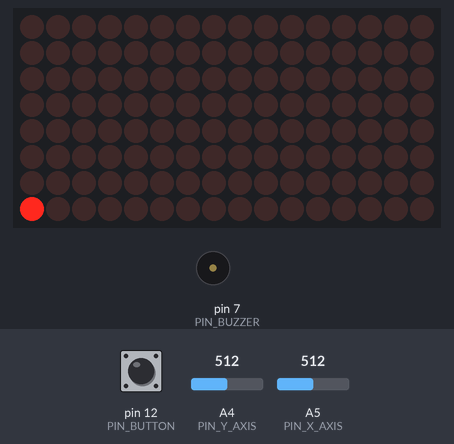
Simulated run of this sketch. Board: Arduino Uno, built with avr-gcc and run on an emulated ATmega328P. On the bench: 16×8 LED matrix, buzzer (waves = sounding, pin HIGH). The inputs (shaded band) are chosen by the test bench; at power-on: A4 (PIN_Y_AXIS) = 512, A5 (PIN_X_AXIS) = 512, pin 12 (PIN_BUTTON) LOW. Random numbers use the default seed unless the sketch sets one; what the sketch prints to the serial monitor is not drawn.

Above: at 1.2 s.
1.3 s: A4 (PIN_Y_AXIS) set to 107
2.8 s: A4 (PIN_Y_AXIS) set to 95
At 3.16 s:
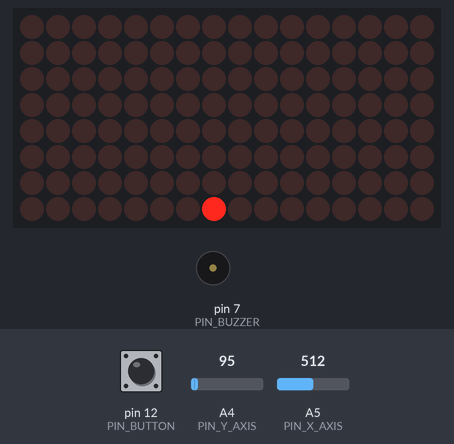
5.1 s: A5 (PIN_X_AXIS) set to 100
8.1 s: A5 (PIN_X_AXIS) set to 90
At 8.56 s:
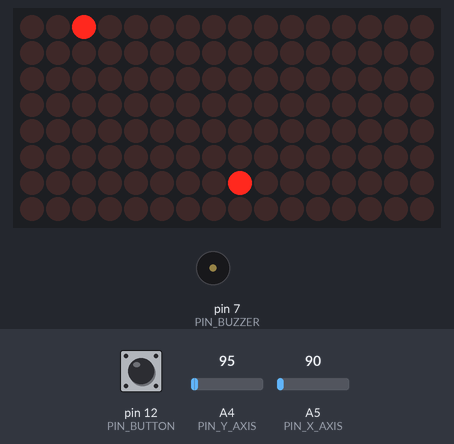
10.5 s: A5 (PIN_X_AXIS) set to 122
At 11.27 s:
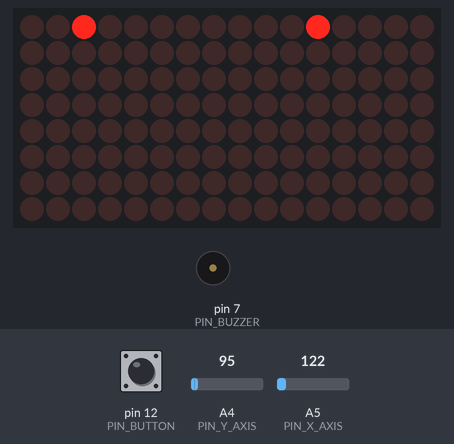
12.9 s: A5 (PIN_X_AXIS) set to 6
At 13.07 s:
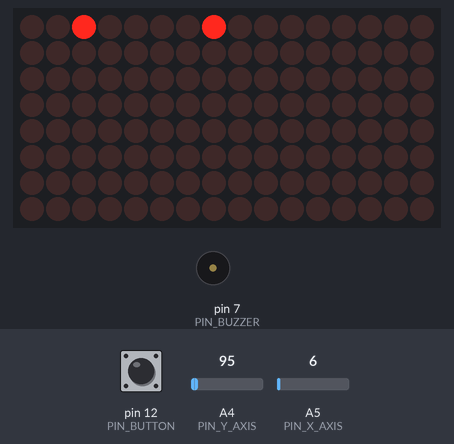
Timing chart, 0 to 15.9 s (numbered marks = the images above; inputs shaded):
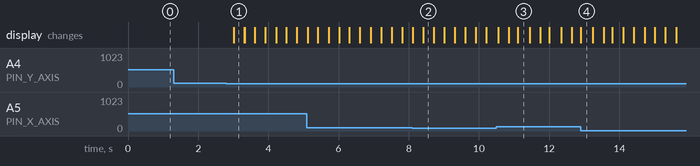

The sketch:

GameConsole.ino
```cpp
#include <LedControl.h>
#include "Engine.h"
#include "src/games/TestGame.h"
#include "src/games/SnakeGame.h"

const unsigned long TARGET_DELAY = 16;
unsigned long oldTime;

int activeGameId = 1;

Engine engine = Engine();
Game* game = new SnakeGame();

void setup()
{
	Serial.begin(9600);

	engine.SetDisplayBrightness(1);

	oldTime = millis();
	Serial.print("\nSetup is over\n");
}

void loop()
{
	unsigned long frameStartTime = millis();
	float deltaTime = GetDeltaTime(frameStartTime);

	engine.ClearDisplay();
	engine.Update(deltaTime);
	UpdateGame(deltaTime);
	RestartGameIfOver();
	engine.DrawToDisplay();

	unsigned long delayTime = GetDelayTime(frameStartTime);
	if (delayTime) { delay(delayTime); }
}

void UpdateGame(float deltaTime)
{
	game->Update(engine);
}

void RestartGameIfOver()
{
	if (game->IsGameOver())
	{
		delete game;

		delay(1000);

		switch (activeGameId)
		{
			case 1:
				game = new SnakeGame();
				break;
			case 0:
				game = new TestGame();
				break;
			default:
				Serial.print("\nInvalid game id!\n");
				exit(1);
				break;
		}
	}
}

float GetDeltaTime(unsigned long frameStartTime)
{
	unsigned long deltaTimeMs = frameStartTime - oldTime;
	oldTime = frameStartTime;

	return deltaTimeMs / 1000.0;
}

unsigned long GetDelayTime(unsigned long frameStartTime)
{
	unsigned long endTime = millis();
	unsigned long frameTime = endTime - frameStartTime;

	if (frameTime < TARGET_DELAY)
	{
		return TARGET_DELAY - frameTime;
	}
	return NULL;
}
```

Engine.cpp
```cpp
#include "Engine.h"

Engine::Engine()
{
	mLedController.shutdown(0, false);
	mLedController.shutdown(1, false);

	pinMode(PIN_BUTTON, INPUT);
	pinMode(PIN_BUZZER, OUTPUT);

	ClearDisplay();
	time = 0;
}

void Engine::Update(float deltaTime_)
{
	deltaTime = deltaTime_;
	time += deltaTime;

	// Getting button input:
	int oldButtonState = mButtonState;
	mButtonState = digitalRead(PIN_BUTTON);
	isButtonDown = mButtonState == 1;
	isButtonDownThisFrame = isButtonDown && mButtonState != oldButtonState;
	isButtonUpThisFrame = mButtonState == false && oldButtonState == true;

	if (isButtonDownThisFrame)
	{
		buttonDownDuration = 0;
	}
	if (isButtonDown)
	{
		buttonDownDuration += deltaTime;
	}

	inputX = Remap(analogRead(PIN_X_AXIS), 0, 1023, -1, 1);
	inputY = Remap(analogRead(PIN_Y_AXIS), 0, 1023, -1, 1);

	if (abs(inputX) < JOYSTICK_TRESHOLD)
	{
		inputX = 0;
	}
	if (abs(inputY) < JOYSTICK_TRESHOLD)
	{
		inputY = 0;
	}
}

void Engine::DrawToDisplay()
{
	for (int row = 0; row < 8; row++)
	{
		mLedController.setRow(0, row, mDisplay0[row]);
		mLedController.setRow(1, row, mDisplay1[row]);
	}
}

void Engine::ClearDisplay()
{
	for (int row = 0; row < 8; row++)
	{
		mDisplay0[row] = 0;
		mDisplay1[row] = 0;
	}
}

void Engine::SetPixel(int x, int y, boolean value)
{
	if ((x < 0 || x >= DISPLAY_WIDTH) || (y < 0 || y >= DISPLAY_HEIGHT))
	{
		/*
		Serial.print("ERROR : ");
		if (x < 0 || x >= DISPLAY_WIDTH)
		{
			Serial.print("[X] = ");
			Serial.print(x);
			Serial.print(" is out of bounds. ");
		}
		if (y < 0 || y >= DISPLAY_HEIGHT)
		{
			Serial.print("[Y] = ");
			Serial.print(y);
			Serial.print(" is out of bounds. ");
		}
		Serial.print("\n");
		*/
		return;
	}

	if (x < 8) // mDisplay0[]
	{
		x = 7 - x;
		y = 7 - y;

		if (value)
		{
			mDisplay0[x] |= 1 << y;
		} else
		{
			mDisplay0[x] &= ~(1 << y);
		}
	} else // mDisplay1[]
	{
		if (value)
		{
			mDisplay1[x - 8] |= 1 << y;
		} else
		{
			mDisplay1[x - 8] &= ~(1 << y);
		}
	}
}

void Engine::SetPixel(Vector2 position, boolean value)
{
	SetPixel(position.x, position.y, value);
}

void Engine::PlaySound(int frequency, int duration)
{
	tone(PIN_BUZZER, frequency, duration);
}

void Engine::SetDisplayBrightness(int brightness)
{
	mLedController.setIntensity(0, brightness);
	mLedController.setIntensity(1, brightness);
}

float Engine::Remap(float currentValue, float oldMin, float oldMax, float newMin, float newMax) const
{
	return newMin + (currentValue - oldMin) / (oldMax - oldMin) * (newMax - newMin);
}
```

Engine.h
```cpp
#pragma once

#include <Arduino.h>
#include <LedControl.h>
#include "src/Vector2.h"

class Engine
{
private:
	const float JOYSTICK_TRESHOLD = 0.8;
	static const int TOTAL_DISPLAY = 2;

	static const int PIN_BUTTON = 12;
	static const int PIN_X_AXIS = A5;
	static const int PIN_Y_AXIS = A4;

	static const int PIN_BUZZER = 7;

	static const int PIN_CS = 8;
	static const int PIN_DIN = 9;
	static const int PIN_CLK = 10;

	LedControl mLedController = LedControl(PIN_DIN, PIN_CLK, PIN_CS, TOTAL_DISPLAY);

	unsigned char mDisplay0[8];
	unsigned char mDisplay1[8];

	int mButtonState;

	float Remap(float currentValue, float oldMin, float oldMax, float newMin, float newMax) const;
public:
	static const int DISPLAY_WIDTH = 16;
	static const int DISPLAY_HEIGHT = 8;

	float deltaTime;
	unsigned long time;

	float inputX;
	float inputY;
	bool isButtonDown;
	bool isButtonDownThisFrame;
	bool isButtonUpThisFrame;
	float buttonDownDuration;

	Engine();

	void Update(float deltaTime);

	void DrawToDisplay();

	void ClearDisplay();

	void SetPixel(int x, int y, boolean value = true);

	void SetPixel(Vector2 position, boolean value = true);

	void PlaySound(int frequency, int duration);

	void SetDisplayBrightness(int brightness);
};
```

Game.h
```cpp
#pragma once

#include "../Engine.h"

class Game
{
public:
	virtual bool IsGameOver();
	virtual void Update(Engine& engine);
};
```

GameState.h
```cpp
#pragma once

enum GameState
{
	IsPlaying,
	IsOver,
	IsRestarting
};
```

Vector2.h
```cpp
#pragma once

class Vector2 {
public:
    Vector2() = default;

    constexpr Vector2(int x, int y)
        :
        x(x),
        y(y) {}

    int x;
    int y;

    const Vector2& operator=(const Vector2& rhs) {
        x = rhs.x;
        y = rhs.y;

        return *this;
    }

    constexpr bool operator==(const Vector2& rhs) const {
        return (x == rhs.x && y == rhs.y);
    }
    constexpr bool operator!=(const Vector2& rhs) const {
        return !(*this == rhs);
    }

    constexpr bool operator==(const int rhs) const {
        return (x == rhs && y == rhs);
    }
    constexpr bool operator!=(const int rhs) const {
        return !(*this == rhs);
    }

    constexpr Vector2 operator+(const Vector2& rhs) const {
        return { x + rhs.x, y + rhs.y };
    }
    const Vector2& operator+=(const Vector2& rhs) {
        x += rhs.x;
        y += rhs.y;

        return *this;
    }

    constexpr Vector2 operator-(const Vector2& rhs) const {
        return { x - rhs.x, y - rhs.y };
    }
    const Vector2& operator-=(const Vector2& rhs) {
        x -= rhs.x;
        y -= rhs.y;

        return *this;
    }
};
```

SnakeGame.cpp
```cpp
#include "SnakeGame.h"

SnakeGame::SnakeGame()
{
	mTimeSinceLastMove = 0;

	mGameState = IsPlaying;

	mBodyX[0] = 0;
	mBodyY[0] = 0;
	mSnakeLength = 1;
	mDirection = { 0, 0 };
	mNextDirection = mDirection;

	mIsFoodExists = false;
	mIsFoodBlinking = false;
	mLastBlinkState = false;
	mBlinkingCount = 0;
	mTimeSinceLastBlink = 0;
}

void SnakeGame::Update(Engine& engine)
{
	if (mGameState != IsPlaying)
	{
		if (mGameState == IsRestarting) { StartGameOverSequence(engine); }

		return;
	}

	mTimeSinceLastMove += engine.deltaTime;

	GetUserInput(engine);

	if (mTimeSinceLastMove > (GAME_INTERVAL - mAdditionalInterval))
	{
		mTimeSinceLastMove -= (GAME_INTERVAL - mAdditionalInterval);

		MoveSnake();

		HandleEating(engine);

		if (!mIsFoodExists && mDirection != 0)
		{
			GenerateFood();
		}
	}

	DrawSnake(engine);

	if (mIsFoodExists)
	{
		if (mIsFoodBlinking)
		{
			mTimeSinceLastBlink += engine.deltaTime;

			if (mTimeSinceLastBlink > 0.05)
			{
				mTimeSinceLastBlink = 0;

				mLastBlinkState = !mLastBlinkState;
				engine.SetPixel(mFoodPosition, mLastBlinkState);

				if (mLastBlinkState)
				{
					mBlinkingCount--;
				}
			}

			if (mBlinkingCount <= 0)
			{
				mIsFoodBlinking = false;
			}
		} else
		{
			engine.SetPixel(mFoodPosition);
		}

	}
}

bool SnakeGame::IsGameOver()
{
	return mGameState == IsOver;
}

void SnakeGame::GetUserInput(Engine& engine)
{
	if (engine.inputX != 0 || engine.inputY != 0) {
		if (abs(engine.inputX) > abs(engine.inputY)) {
			int inputDirection = Sign(engine.inputX);

			if (inputDirection != -mDirection.x)
			{
				mNextDirection.x = inputDirection;
				mNextDirection.y = 0;
			}
		} else {
			int inputDirection = Sign(engine.inputY);

			if (inputDirection != -mDirection.y)
			{
				mNextDirection.y = inputDirection;
				mNextDirection.x = 0;
			}
		}
	}
}

void SnakeGame::CheckCollision(Vector2 headPosition, int bodyIndex)
{
	if (headPosition.x == mBodyX[bodyIndex] && headPosition.y == mBodyY[bodyIndex])
	{
		mGameState = IsRestarting;
	}
}

void SnakeGame::MoveSnake()
{
	mDirection = mNextDirection;

	Vector2 newHeadPosition = { mBodyX[0] + mDirection.x, mBodyY[0] + mDirection.y };

	for (int i = mSnakeLength - 1; i > 0; i--)
	{
		mBodyX[i] = mBodyX[i - 1];
		mBodyY[i] = mBodyY[i - 1];

		CheckCollision(newHeadPosition, i);
	}

	newHeadPosition.x = (newHeadPosition.x < 0) ? WIDTH - 1 : newHeadPosition.x;
	newHeadPosition.x = (newHeadPosition.x >= WIDTH) ? 0 : newHeadPosition.x;
	newHeadPosition.y = (newHeadPosition.y < 0) ? HEIGHT - 1 : newHeadPosition.y;
	newHeadPosition.y = (newHeadPosition.y >= HEIGHT) ? 0 : newHeadPosition.y;

	mBodyX[0] = newHeadPosition.x;
	mBodyY[0] = newHeadPosition.y;
}

void SnakeGame::HandleEating(Engine& engine)
{
	if (mIsFoodExists)
	{
		if (mBodyX[0] == mFoodPosition.x && mBodyY[0] == mFoodPosition.y)
		{
			mIsFoodExists = false;
			GrowSnake();

			if (mSnakeLength % 5 == 0)
			{
				engine.PlaySound(2000, 1000);
				mAdditionalInterval += mIntervalMultiplier;
			} else
			{
				engine.PlaySound(1000, 200);
			}
		}
	}
}

void SnakeGame::GenerateFood()
{
	const int allTiles = WIDTH * HEIGHT;
	int randomIndex = random(0, allTiles);

	bool occupiedTiles[allTiles] = { false };
	for (int i = 0; i < mSnakeLength; i++)
	{
		int bodyIndex = mBodyY[i] * WIDTH + mBodyX[i];
		occupiedTiles[bodyIndex] = true;
	}

	for (int i = 0; i < allTiles; i++)
	{
		if (occupiedTiles[randomIndex])
		{
			randomIndex = (randomIndex + 1) % allTiles;
		} else
		{
			mFoodPosition = { randomIndex % WIDTH, randomIndex / WIDTH };
			mIsFoodExists = true;
			mIsFoodBlinking = true;
			mLastBlinkState = false;
			mBlinkingCount = 5;

			return;
		}
	}
}

void SnakeGame::GrowSnake()
{
	Vector2 nextPointDirection = { -mDirection.x, -mDirection.y };

	if (mSnakeLength > 1)
	{
		nextPointDirection.x = Sign((int)mBodyX[mSnakeLength - 1] - (int)mBodyX[mSnakeLength - 2]);
		nextPointDirection.y = Sign((int)mBodyY[mSnakeLength - 1] - (int)mBodyY[mSnakeLength - 2]);
	}

	mBodyX[mSnakeLength] = mBodyX[mSnakeLength - 1] + nextPointDirection.x;
	mBodyY[mSnakeLength] = mBodyY[mSnakeLength - 1] + nextPointDirection.y;

	mSnakeLength++;
}

void SnakeGame::DrawSnake(Engine& engine)
{
	for (int i = 0; i < mSnakeLength; i++)
	{
		engine.SetPixel((int)mBodyX[i], (int)mBodyY[i], true);
	}
}

void SnakeGame::StartGameOverSequence(Engine& engine)
{
	if (mIsFoodExists)
	{
		engine.SetPixel(mFoodPosition, false);
	}

	delay(1000);

	for (int x = 0; x < 3; x++)
	{
		engine.ClearDisplay();
		engine.DrawToDisplay();

		delay(150);

		for (int i = 0; i < mSnakeLength; i++)
		{
			engine.SetPixel((int)mBodyX[i], (int)mBodyY[i], true);
		}
		engine.DrawToDisplay();
		engine.PlaySound(500, 150);

		delay(150);
	}

	mGameState = IsOver;
}

int SnakeGame::Sign(float value) {
	if (value == 0) { return; }

	return (value < 0) ? -1 : 1;
}
```

SnakeGame.h
```cpp
#pragma once

#include <Arduino.h>
#include "../../Engine.h"
#include "../Game.h"
#include "../Vector2.h"
#include "../GameState.h"

class SnakeGame : public Game
{
private:
	const float GAME_INTERVAL = 0.3;
	static const int WIDTH = 16;
	static const int HEIGHT = 8;

	float mAdditionalInterval = 0;
	float mIntervalMultiplier = 0.03;

	float mTimeSinceLastMove;

	GameState mGameState;

	unsigned char mBodyX[WIDTH * HEIGHT];
	unsigned char mBodyY[WIDTH * HEIGHT];
	int mSnakeLength;
	Vector2	mDirection;
	Vector2 mNextDirection;

	bool mIsFoodExists;
	Vector2 mFoodPosition;
	bool mIsFoodBlinking;
	bool mLastBlinkState;
	int mBlinkingCount;
	float mTimeSinceLastBlink;

	int Sign(float value);

	void GetUserInput(Engine& engine);

	void CheckCollision(Vector2 headPosition, int bodyIndex);

	void MoveSnake();

	void HandleEating(Engine& engine);

	void GenerateFood();

	void GrowSnake();

	void DrawSnake(Engine& engine);

	void StartGameOverSequence(Engine& engine);
public:
	SnakeGame();

	virtual bool IsGameOver();
	virtual void Update(Engine& engine);
};
```

TestGame.cpp
```cpp
#include "TestGame.h"

TestGame::TestGame() {
	mTimeSinceLastMove = 0;

	mPosition = { 0, 0 };
	mDirection = { 0, 0 };
	mNextDirection = mDirection;
	mIsGameOver = false;
}

bool TestGame::IsGameOver()
{
	return mIsGameOver;
}

void TestGame::Update(Engine& engine) {
	mTimeSinceLastMove += engine.deltaTime;

	if (engine.inputX != 0 || engine.inputY != 0) {
		if (abs(engine.inputX) > abs(engine.inputY)) {
			int inputDirection = Sign(engine.inputX);

			mNextDirection.x = inputDirection;
			mNextDirection.y = 0;
		} else {
			int inputDirection = Sign(engine.inputY);

			mNextDirection.y = inputDirection;
			mNextDirection.x = 0;
		}
	} else {
		mNextDirection.x = 0;
		mNextDirection.y = 0;
	}

	if (mTimeSinceLastMove > GAME_INTERVAL) {
		mTimeSinceLastMove -= GAME_INTERVAL;

		mDirection = mNextDirection;

		Vector2 newPosition = mPosition + mDirection;

		if (newPosition.x < 0) { newPosition.x = 0; }
		if (newPosition.x >= engine.DISPLAY_WIDTH) { newPosition.x = engine.DISPLAY_WIDTH - 1; }
		if (newPosition.y < 0) { newPosition.y = 0; }
		if (newPosition.y >= engine.DISPLAY_HEIGHT) { newPosition.y = engine.DISPLAY_HEIGHT - 1; }

		// newPosition.x = (newPosition.x < 0) ? engine.DISPLAY_WIDTH - 1 : newPosition.x;
		// newPosition.x = (newPosition.x >= engine.DISPLAY_WIDTH) ? 0 : newPosition.x;
		// newPosition.y = (newPosition.y < 0) ? engine.DISPLAY_HEIGHT - 1 : newPosition.y;
		// newPosition.y = (newPosition.y >= engine.DISPLAY_HEIGHT) ? 0 : newPosition.y;

		mPosition = newPosition;
	}

	engine.SetPixel(mPosition);
}

int TestGame::Sign(float value) {
	if (value == 0) { return; }

	return (value < 0) ? -1 : 1;
}
```

TestGame.h
```cpp
#pragma once

#include <Arduino.h>
#include "../../Engine.h"
#include "../Game.h"
#include "../Vector2.h"


class TestGame : public Game {
private:
	const float GAME_INTERVAL = 0.05;

	bool mIsGameOver;

	float mTimeSinceLastMove;
	Vector2 mPosition;
	Vector2 mDirection;
	Vector2 mNextDirection;

	int Sign(float value);
public:
	TestGame();

	virtual bool IsGameOver();
	virtual void Update(Engine& engine);
};
```

Measured:
- the behaviour switches between 103 and 102 on A4 (PIN_Y_AXIS) (found by bisection; images 0 and 1)
- the behaviour switches between 95 and 94 on A5 (PIN_X_AXIS) (found by bisection; images 1 and 2)
- after the input at 1.3 s, every drawn part: stays the same
- after the input at 2.8 s, the display: changes after 0.21 s (image 1)
